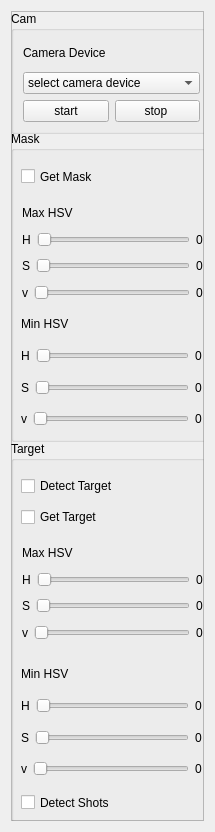
      <widget class="QWidget" name="scrollAreaWidgetContents_2">
       <property name="geometry">
        <rect>
         <x>0</x>
         <y>0</y>
         <width>215</width>
         <height>828</height>
        </rect>
       </property>
       <layout class="QGridLayout" name="gridLayout_3">
        <item row="0" column="0">
         <widget class="QFrame" name="scrollAreaFrame">
          <property name="minimumSize">
           <size>
            <width>190</width>
            <height>810</height>
           </size>
          </property>
          <property name="maximumSize">
           <size>
            <width>300</width>
            <height>810</height>
           </size>
          </property>
          <property name="frameShape">
           <enum>QFrame::StyledPanel</enum>
          </property>
          <property name="frameShadow">
           <enum>QFrame::Raised</enum>
          </property>
          <widget class="QGroupBox" name="camGroup">
           <property name="geometry">
            <rect>
             <x>0</x>
             <y>0</y>
             <width>201</width>
             <height>123</height>
            </rect>
           </property>
           <property name="minimumSize">
            <size>
             <width>201</width>
             <height>111</height>
            </size>
           </property>
           <property name="title">
            <string>Cam</string>
           </property>
           <layout class="QGridLayout" name="gridLayout_4">
            <item row="1" column="0" colspan="2">
             <widget class="QComboBox" name="camDeviceComboBox">
              <item>
               <property name="text">
                <string>select camera device</string>
               </property>
              </item>
             </widget>
            </item>
            <item row="2" column="0">
             <widget class="QPushButton" name="startButton">
              <property name="text">
               <string>start</string>
              </property>
             </widget>
            </item>
            <item row="2" column="1">
             <widget class="QPushButton" name="stopButton">
              <property name="text">
               <string>stop </string>
              </property>
             </widget>
            </item>
            <item row="0" column="0" colspan="2">
             <widget class="QLabel" name="deviceLabel">
              <property name="text">
               <string>Camera Device</string>
              </property>
             </widget>
            </item>
           </layout>
          </widget>
          <widget class="QGroupBox" name="maskGroup">
           <property name="geometry">
            <rect>
             <x>0</x>
             <y>120</y>
             <width>201</width>
             <height>311</height>
            </rect>
           </property>
           <property name="minimumSize">
            <size>
             <width>201</width>
             <height>281</height>
            </size>
           </property>
           <property name="title">
            <string>Mask</string>
           </property>
           <widget class="QWidget" name="layoutWidget_5">
            <property name="geometry">
             <rect>
              <x>10</x>
              <y>180</y>
              <width>181</width>
              <height>121</height>
             </rect>
            </property>
            <layout class="QVBoxLayout" name="verticalLayout_4">
             <item>
              <widget class="QLabel" name="MaskMinLabel">
               <property name="text">
                <string>Min HSV</string>
               </property>
              </widget>
             </item>
             <item>
              <layout class="QHBoxLayout" name="horizontalLayout_11">
               <item>
                <widget class="QLabel" name="label_36">
                 <property name="text">
                  <string>H</string>
                 </property>
                </widget>
               </item>
               <item>
                <widget class="QSlider" name="MaskMinHSlider">
                 <property name="maximum">
                  <number>255</number>
                 </property>
                 <property name="orientation">
                  <enum>Qt::Horizontal</enum>
                 </property>
                </widget>
               </item>
               <item>
                <widget class="QLabel" name="label_37">
                 <property name="text">
                  <string>0</string>
                 </property>
                </widget>
               </item>
              </layout>
             </item>
             <item>
              <layout class="QHBoxLayout" name="horizontalLayout_12">
               <item>
                <widget class="QLabel" name="label_38">
                 <property name="text">
                  <string>S</string>
                 </property>
                </widget>
               </item>
               <item>
                <widget class="QSlider" name="MaskMinSSlider">
                 <property name="maximum">
                  <number>255</number>
                 </property>
                 <property name="orientation">
                  <enum>Qt::Horizontal</enum>
                 </property>
                </widget>
               </item>
               <item>
                <widget class="QLabel" name="label_39">
                 <property name="text">
                  <string>0</string>
                 </property>
                </widget>
               </item>
              </layout>
             </item>
             <item>
              <layout class="QHBoxLayout" name="horizontalLayout_13">
               <item>
                <widget class="QLabel" name="label_40">
                 <property name="text">
                  <string>v</string>
                 </property>
                </widget>
               </item>
               <item>
                <widget class="QSlider" name="MaskMinVSlider">
                 <property name="maximum">
                  <number>255</number>
                 </property>
                 <property name="orientation">
                  <enum>Qt::Horizontal</enum>
                 </property>
                </widget>
               </item>
               <item>
                <widget class="QLabel" name="label_41">
                 <property name="text">
                  <string>0</string>
                 </property>
                </widget>
               </item>
              </layout>
             </item>
            </layout>
           </widget>
           <widget class="QWidget" name="layoutWidget1">
            <property name="geometry">
             <rect>
              <x>11</x>
              <y>71</y>
              <width>181</width>
              <height>101</height>
             </rect>
            </property>
            <layout class="QVBoxLayout" name="verticalLayout">
             <item>
              <widget class="QLabel" name="MaskMaxLabel">
               <property name="text">
                <string>Max HSV</string>
               </property>
              </widget>
             </item>
             <item>
              <layout class="QHBoxLayout" name="horizontalLayout_2">
               <item>
                <widget class="QLabel" name="label_16">
                 <property name="text">
                  <string>H</string>
                 </property>
                </widget>
               </item>
               <item>
                <widget class="QSlider" name="MaskMaxHSlider">
                 <property name="maximum">
                  <number>255</number>
                 </property>
                 <property name="orientation">
                  <enum>Qt::Horizontal</enum>
                 </property>
                </widget>
               </item>
               <item>
                <widget class="QLabel" name="label_17">
                 <property name="text">
                  <string>0</string>
                 </property>
                </widget>
               </item>
              </layout>
             </item>
             <item>
              <layout class="QHBoxLayout" name="horizontalLayout_3">
               <item>
                <widget class="QLabel" name="label_18">
                 <property name="text">
                  <string>S</string>
                 </property>
                </widget>
               </item>
               <item>
                <widget class="QSlider" name="MaskMaxSSlider">
                 <property name="maximum">
                  <number>255</number>
                 </property>
                 <property name="orientation">
                  <enum>Qt::Horizontal</enum>
                 </property>
                </widget>
               </item>
               <item>
                <widget class="QLabel" name="label_19">
                 <property name="text">
                  <string>0</string>
                 </property>
                </widget>
               </item>
              </layout>
             </item>
             <item>
              <layout class="QHBoxLayout" name="horizontalLayout_4">
               <item>
                <widget class="QLabel" name="label_20">
                 <property name="text">
                  <string>v</string>
                 </property>
                </widget>
               </item>
               <item>
                <widget class="QSlider" name="MaskMaxVSlider">
                 <property name="maximum">
                  <number>255</number>
                 </property>
                 <property name="orientation">
                  <enum>Qt::Horizontal</enum>
                 </property>
                </widget>
               </item>
               <item>
                <widget class="QLabel" name="label_21">
                 <property name="text">
                  <string>0</string>
                 </property>
                </widget>
               </item>
              </layout>
             </item>
            </layout>
           </widget>
           <widget class="QCheckBox" name="getMaskCheckBox">
            <property name="geometry">
             <rect>
              <x>10</x>
              <y>30</y>
              <width>171</width>
              <height>31</height>
             </rect>
            </property>
            <property name="text">
             <string>Get Mask</string>
            </property>
           </widget>
          </widget>
          <widget class="QGroupBox" name="targetGroup">
           <property name="geometry">
            <rect>
             <x>0</x>
             <y>430</y>
             <width>201</width>
             <height>381</height>
            </rect>
           </property>
           <property name="minimumSize">
            <size>
             <width>201</width>
             <height>281</height>
            </size>
           </property>
           <property name="title">
            <string>Target</string>
           </property>
           <widget class="QWidget" name="layoutWidget_6">
            <property name="geometry">
             <rect>
              <x>10</x>
              <y>220</y>
              <width>181</width>
              <height>121</height>
             </rect>
            </property>
            <layout class="QVBoxLayout" name="verticalLayout_5">
             <item>
              <widget class="QLabel" name="label_42">
               <property name="text">
                <string>Min HSV</string>
               </property>
              </widget>
             </item>
             <item>
              <layout class="QHBoxLayout" name="horizontalLayout_14">
               <item>
                <widget class="QLabel" name="label_43">
                 <property name="text">
                  <string>H</string>
                 </property>
                </widget>
               </item>
               <item>
                <widget class="QSlider" name="TargetMinHSlider">
                 <property name="maximum">
                  <number>255</number>
                 </property>
                 <property name="orientation">
                  <enum>Qt::Horizontal</enum>
                 </property>
                </widget>
               </item>
               <item>
                <widget class="QLabel" name="label_44">
                 <property name="text">
                  <string>0</string>
                 </property>
                </widget>
               </item>
              </layout>
             </item>
             <item>
              <layout class="QHBoxLayout" name="horizontalLayout_15">
               <item>
                <widget class="QLabel" name="label_45">
                 <property name="text">
                  <string>S</string>
                 </property>
                </widget>
               </item>
               <item>
                <widget class="QSlider" name="TargetMinSSlider">
                 <property name="maximum">
                  <number>255</number>
                 </property>
                 <property name="orientation">
                  <enum>Qt::Horizontal</enum>
                 </property>
                </widget>
               </item>
               <item>
                <widget class="QLabel" name="label_46">
                 <property name="text">
                  <string>0</string>
                 </property>
                </widget>
               </item>
              </layout>
             </item>
             <item>
              <layout class="QHBoxLayout" name="horizontalLayout_16">
               <item>
                <widget class="QLabel" name="label_47">
                 <property name="text">
                  <string>v</string>
                 </property>
                </widget>
               </item>
               <item>
                <widget class="QSlider" name="TargetMinVSlider">
                 <property name="maximum">
                  <number>255</number>
                 </property>
                 <property name="orientation">
                  <enum>Qt::Horizontal</enum>
                 </property>
                </widget>
               </item>
               <item>
                <widget class="QLabel" name="label_48">
                 <property name="text">
                  <string>0</string>
                 </property>
                </widget>
               </item>
              </layout>
             </item>
            </layout>
           </widget>
           <widget class="QWidget" name="layoutWidget_7">
            <property name="geometry">
             <rect>
              <x>11</x>
              <y>101</y>
              <width>181</width>
              <height>101</height>
             </rect>
            </property>
            <layout class="QVBoxLayout" name="verticalLayout_6">
             <item>
              <widget class="QLabel" name="label_49">
               <property name="text">
                <string>Max HSV</string>
               </property>
              </widget>
             </item>
             <item>
              <layout class="QHBoxLayout" name="horizontalLayout_17">
               <item>
                <widget class="QLabel" name="label_50">
                 <property name="text">
                  <string>H</string>
                 </property>
                </widget>
               </item>
               <item>
                <widget class="QSlider" name="TargetMaxHSlider">
                 <property name="maximum">
                  <number>255</number>
                 </property>
                 <property name="orientation">
                  <enum>Qt::Horizontal</enum>
                 </property>
                </widget>
               </item>
               <item>
                <widget class="QLabel" name="label_51">
                 <property name="text">
                  <string>0</string>
                 </property>
                </widget>
               </item>
              </layout>
             </item>
             <item>
              <layout class="QHBoxLayout" name="horizontalLayout_18">
               <item>
                <widget class="QLabel" name="label_52">
                 <property name="text">
                  <string>S</string>
                 </property>
                </widget>
               </item>
               <item>
                <widget class="QSlider" name="TargetMaxSSlider">
                 <property name="maximum">
                  <number>255</number>
                 </property>
                 <property name="orientation">
                  <enum>Qt::Horizontal</enum>
                 </property>
                </widget>
               </item>
               <item>
                <widget class="QLabel" name="label_53">
                 <property name="text">
                  <string>0</string>
                 </property>
                </widget>
               </item>
              </layout>
             </item>
             <item>
              <layout class="QHBoxLayout" name="horizontalLayout_19">
               <item>
                <widget class="QLabel" name="label_54">
                 <property name="text">
                  <string>v</string>
                 </property>
                </widget>
               </item>
               <item>
                <widget class="QSlider" name="TargetMaxVSlider">
                 <property name="maximum">
                  <number>255</number>
                 </property>
                 <property name="orientation">
                  <enum>Qt::Horizontal</enum>
                 </property>
                </widget>
               </item>
               <item>
                <widget class="QLabel" name="label_55">
                 <property name="text">
                  <string>0</string>
                 </property>
                </widget>
               </item>
              </layout>
             </item>
            </layout>
           </widget>
           <widget class="QWidget" name="layoutWidget2">
            <property name="geometry">
             <rect>
              <x>10</x>
              <y>30</y>
              <width>181</width>
              <height>61</height>
             </rect>
            </property>
            <layout class="QVBoxLayout" name="verticalLayout_2">
             <item>
              <widget class="QCheckBox" name="detectTargetCheckBox">
               <property name="text">
                <string>Detect Target</string>
               </property>
              </widget>
             </item>
             <item>
              <widget class="QCheckBox" name="getTargetCheckBox">
               <property name="text">
                <string>Get Target</string>
               </property>
              </widget>
             </item>
            </layout>
           </widget>
           <widget class="QCheckBox" name="detectShotsCheckBox">
            <property name="geometry">
             <rect>
              <x>10</x>
              <y>350</y>
              <width>181</width>
              <height>23</height>
             </rect>
            </property>
            <property name="text">
             <string>Detect Shots</string>
            </property>
           </widget>
          </widget>
         </widget>
        </item>
       </layout>
      </widget>
